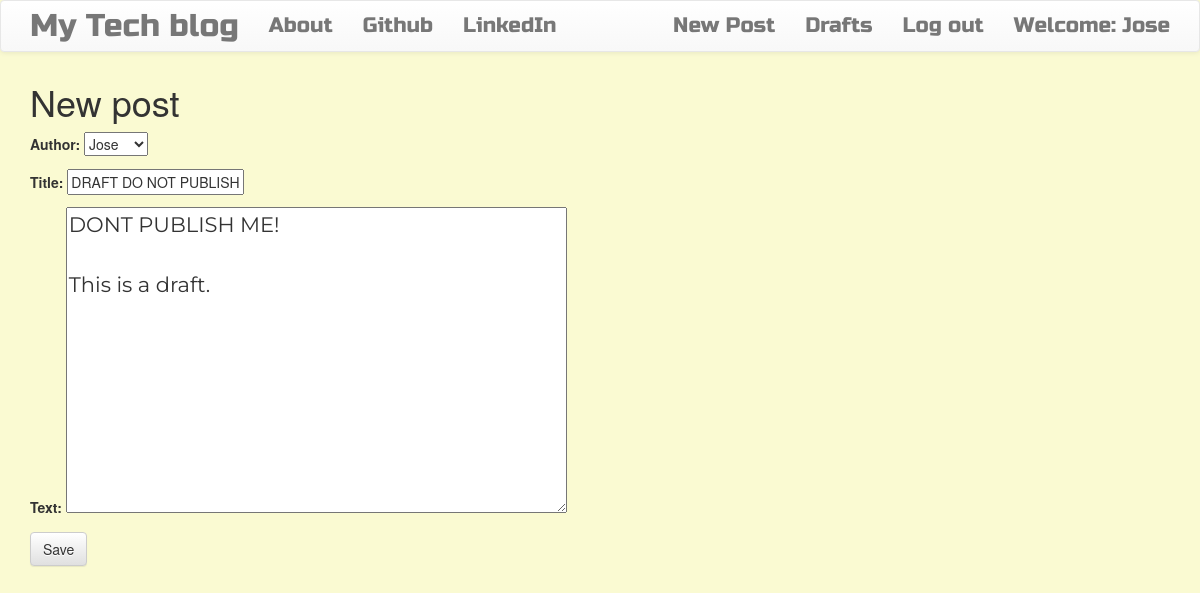
Screenshot of /post/15/edit/ (signed in) with the database file from the repository.
### blog/models.py (models this page shows, shortened)
class Post(models.Model):
    author = models.ForeignKey('auth.User')
    title = models.CharField(max_length=200)
    text = models.TextField()
    created_date = models.DateTimeField(default=timezone.now)
    published_date = models.DateTimeField(blank=True, null=True)

### blog/views.py (the view)
# urls.py: url(r'^post/(?P<pk>\d+)/edit/$', views.PostUpdateView.as_view(), name='post_edit'),
class PostUpdateView(LoginRequiredMixin,UpdateView):
    login_url = '/login/'
    redirect_field_name = 'blog/post_detail.html'
    form_class = PostForm
    model = Post

### blog/forms.py
class PostForm(forms.ModelForm):
    class Meta:
        model = Post
        fields = ('author','title', 'text',)
        widgets = {
            'title': forms.TextInput(attrs={'class': 'textinputclass'}),
            'text': forms.Textarea(attrs={'class': 'editable medium-editor-textarea postcontent'}),
        }

### blog/templates/blog/post_form.html (shortened to what this page needs)
{% extends 'blog/base.html' %}
{% block content %}
    <h1>New post</h1>
    <form method="POST" class="post-form">
    {{form.as_p}}
    <button type="submit" class="save btn btn-default">Save</button>
    </form>
{% endblock %}

### blog/templates/blog/base.html (shortened to what this page needs)
<!DOCTYPE html>
{% load staticfiles %}
<html>
    <head>
        <link rel="stylesheet" href="https://maxcdn.bootstrapcdn.com/bootstrap/3.3.7/css/bootstrap.min.css">
        <link rel="stylesheet" href="https://maxcdn.bootstrapcdn.com/bootstrap/3.3.7/css/bootstrap-theme.min.css">
        <link rel="stylesheet" href="//cdn.jsdelivr.net/medium-editor/latest/css/medium-editor.min.css" type="text/css" media="screen" charset="utf-8">
        <link rel="stylesheet" href="{% static 'css/blog.css' %}">
<body class='loader'>
  <nav class="navbar navbar-default techfont custom-navbar">
    <div class="container">
      <ul class="nav navbar-nav">
        <li><a class='navbar-brand bigbrand' href="{% url 'post_list' %}">My Tech blog</a></li>
        <li><a href="{% url 'about'%}">About</a></li>
        <li><a href="https://github.com/Atif8Ted">Github</a></li>
        <li><a href="https://www.linkedin.com/in/atifimam/">LinkedIn</a></li>
      </ul>
      <ul class="nav navbar-nav navbar-right">
        {% if user.is_authenticated %}
        <li>
          <a href="{% url 'post_new' %}" >New Post</a>
        </li>
        <li>
          <a href="{% url 'post_draft_list' %}">Drafts</a>
        </li>
        <li>
          <a href="{% url 'logout' %}" >Log out</a>
        </li>
        <li>
          <a >Welcome: {{ user.username }}</a>
        </li>
          {% else %}
          <li><a class='nav navbar-right' href="{% url 'login' %}" ><span class="glyphicon glyphicon-user"></span> Login</a></li>
        {% endif %}
      </ul>
  </div>
</nav>
        <div class="content container">
            <div class="row">
                <div class="col-md-8">
                  <div class="blog_posts">
                    {% block content %}
                    {% endblock %}
                  </div>
                </div>
            </div>
        </div>
</body>
</html>

### blog/static/css/blog.css (style rules this page uses)
.techfont { font-family: 'Russo One', sans-serif; font-size: 1.5em; margin-bottom: 10px; }
.postcontent { font-family: 'Montserrat'; font-size: 1.5em; }
.bigbrand { font-size: 1.5em; }
.loader { filter: hue-rotate(0deg); color: linear-gradient(45deg, #0f8, #08f); animation: hue 5000ms infinite linear; }
body { background: lightgoldenrodyellow; }

### rows the page displays
Post: author "Jose", title "DRAFT DO NOT PUBLISH", text "DONT PUBLISH ME! This is a draft."

### other values shown
{{ user.username }} "Jose"
